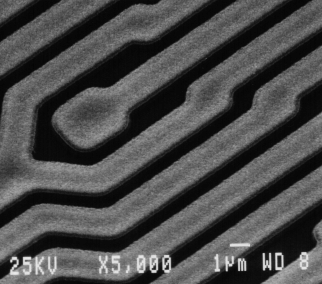
#> input picture images/circuit.bmp, 322 x 284 px
$ jupyter execute --allow-errors V2IA_AutoFormation.ipynb   (older library calls are emulated)
#> lines starting #> are read from the running program, lines starting #| are printed output that depends on the picture; after the words box and inside, x2 and y2 are one past the last pixel; in counts of white or black regions, pixels touching at a corner belong together
[cell 1]
master_dir = "."
images_dir = master_dir + "/images"

[cell 2]
#imports
import cv2
import matplotlib.pyplot as plt
import numpy as np

[cell 3]
cv2.destroyAllWindows()

[cell 4]
# Atelier 1
img1 = cv2.imread(images_dir + "/circuit.bmp", cv2.IMREAD_GRAYSCALE)
#> img1 is the input picture: shape (284, 322); min 4, max 234, mean 74.9

print("img1 shape : ", img1.shape)
#| img1 shape :  (284, 322)
# [5 lines of commented-out code are left out]
img1_croped_copy = img1.copy()[0:100, 0:100]
#cv2.rectangle(img1_croped,(0,0),(20,20),255)

cv2.rectangle(img1_croped_copy,(0,0),(20,20),255)
#> img1_croped_copy: shape (100, 100); min 4, max 255, mean 67
cv2.imshow("img1", img1)
#cv2.imshow("img1_croped", img1_croped)
cv2.imshow("img1_croped_copy", img1_croped_copy)
cv2.waitKey(10000)
cv2.destroyAllWindows()

[cell 5]
# Atelier 2
img1 = cv2.imread(images_dir + "/colordot.bmp")
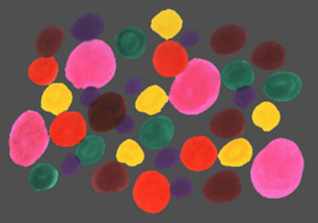
#> input picture images/colordot.bmp, 318 x 223 px
#> img1 is the input picture: shape (223, 318, 3); mean B, G, R 80.3, 82.8, 118.3
B = img1[:,:,0]
G = img1[:,:,1]
R = img1[:,:,2]
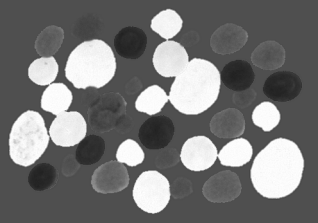
#> R: shape (223, 318); min 33, max 255, mean 118.3
print("img1 shape : ", img1.shape)
#| img1 shape :  (223, 318, 3)
cv2.imshow("img1", img1)
cv2.imshow("B", B)
cv2.imshow("G", G)
cv2.imshow("R", R)
cv2.waitKey(10000)
cv2.destroyAllWindows()

histB = cv2.calcHist([B],[0],None,[256],[0,256])
#> histB = 256 values, max 32816 at index 79, min 0 at index 0, mean 277
histG = cv2.calcHist([G],[0],None,[256],[0,256])
#> histG = 256 values, max 32874 at index 79, min 0 at index 0, mean 277
histR = cv2.calcHist([R],[0],None,[256],[0,256])
#> histR = 256 values, max 32917 at index 79, min 0 at index 0, mean 277

plt.plot(histB, color='b')
plt.plot(histR, color='r')
plt.plot(histG, color='g')
plt.show()
#> figure, not shown here; curve peaks at x = 79, y = 32816; curve peaks at x = 79, y = 32917; curve peaks at x = 79, y = 32874

img1_gray = cv2.cvtColor(img1, cv2.COLOR_BGR2GRAY)

[cell 6]
# Atelier 3
img1 = cv2.imread(images_dir + "/bankvid.bmp",cv2.IMREAD_GRAYSCALE)
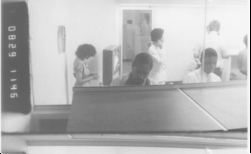
#> input picture images/bankvid.bmp, 251 x 154 px
#> img1 is the input picture: shape (154, 251); min 0, max 250, mean 181.2
print("img1 shape : ",img1.shape)
#| img1 shape :  (154, 251)
cv2.imshow("img1", img1)


img1_equalized = cv2.equalizeHist(img1)
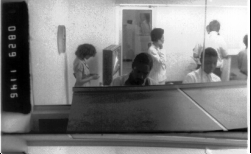
#> img1_equalized: shape (154, 251); min 0, max 255, mean 128.1
cv2.imshow("img1_equalized",img1_equalized)
hist_equalized = cv2.calcHist([img1_equalized],[0],None,[256],[0,256])
#> hist_equalized = 256 values, max 1023 at index 211, min 0 at index 2, mean 151
plt.plot(hist_equalized)


cv2.waitKey(10000)
cv2.destroyAllWindows()
#> figure, not shown here; curve peaks at x = 211, y = 1023

[cell 7]
# Atelier 4
img1 = cv2.imread(images_dir + "/circuit.bmp",cv2.IMREAD_GRAYSCALE)
hist = cv2.calcHist([img1],[0],None,[256],[0,256])
#> hist = 256 values, max 8689 at index 8, min 0 at index 0, mean 357.2
plt.plot(hist)
_,th=cv2.threshold(img1,50,255,cv2.THRESH_BINARY)
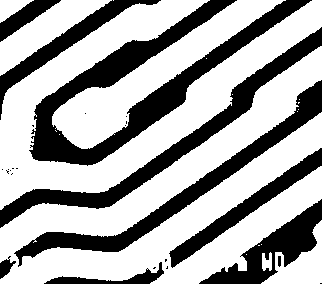
#> th: shape (284, 322); 64.9% white; 26 black regions (16 under 20 px), largest, box (x1, y1, x2, y2) and area: (29, 0, 312, 166) 10275, (0, 27, 322, 228) 5887, (14, 80, 322, 267) 5577
_,th2=cv2.threshold(img1,175,255,cv2.THRESH_BINARY)
#> th2: shape (284, 322); 1.4% white in thin lines or dots, all inside (x1, y1, x2, y2) = (10, 243, 309, 275)
cv2.imshow("th", th)
cv2.imshow("th2", th2)
cv2.imshow("img1", img1)
cv2.waitKey(10000)
cv2.destroyAllWindows()
#> figure, not shown here; curve peaks at x = 8, y = 8689

[cell 8]
# Atelier 5
img1 = cv2.imread(images_dir + "/spores.bmp")
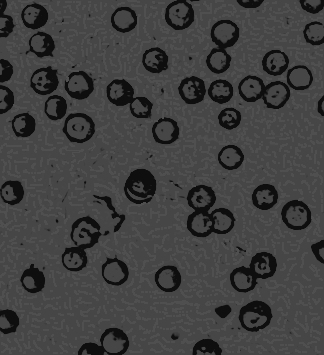
#> input picture images/spores.bmp, 324 x 355 px
#> img1 is the input picture: shape (355, 324, 3); min 14, max 79, mean 63.7
print("img1 shape : ",img1.shape)
#| img1 shape :  (355, 324, 3)
cv2.imshow("img1", img1)
img1_gray = cv2.cvtColor(img1, cv2.COLOR_BGR2GRAY)
#> img1_gray: shape (355, 324)
print("img1_gray shape : ",img1_gray.shape)
#| img1_gray shape :  (355, 324)
cv2.imshow("img1_gray", img1_gray)

img1_gray_inverted = cv2.bitwise_not(img1_gray)
cv2.imshow("img1_gray_inverted", img1_gray_inverted)

_,img_bin=cv2.threshold(img1_gray_inverted,230,255,cv2.THRESH_BINARY)
#> img_bin: shape (355, 324); 12.4% white; 102 white regions (55 under 20 px), largest, box (x1, y1, x2, y2) and area: (187, 185, 235, 237) 789, (124, 169, 156, 204) 650, (230, 252, 277, 292) 649
cv2.imshow("bin", img_bin)


Ellipse_Kernel = cv2.getStructuringElement(cv2.MORPH_ELLIPSE,(5,5))
Rect_Kernel = cv2.getStructuringElement(cv2.MORPH_RECT,(5,5))
Cross_Kernel = cv2.getStructuringElement(cv2.MORPH_CROSS,(5,5))
dilation = cv2.dilate(img_bin, Ellipse_Kernel,iterations = 1)
#> dilation: shape (355, 324); 25.2% white; 58 white regions (6 under 20 px), largest, box (x1, y1, x2, y2) and area: (236, 48, 315, 111) 2093, (29, 65, 97, 145) 1941, (185, 183, 237, 239) 1699
dilation_rect = cv2.dilate(img_bin, Rect_Kernel,iterations = 1)
#> dilation_rect: shape (355, 324); 27.9% white; 51 white regions, largest, box (x1, y1, x2, y2) and area: (29, 64, 97, 145) 3013, (236, 48, 315, 111) 2333, (176, 74, 243, 131) 1948
dilation_cross = cv2.dilate(img_bin, Cross_Kernel,iterations = 1)
#> dilation_cross: shape (355, 324); 23.4% white; 63 white regions (17 under 20 px), largest, box (x1, y1, x2, y2) and area: (236, 48, 315, 111) 1946, (29, 65, 97, 145) 1815, (185, 183, 237, 239) 1576
cv2.imshow("dilation", dilation)
cv2.imshow("dilation_rect", dilation_rect)
cv2.imshow("dilation_cross", dilation_cross)

erosion = cv2.erode(img_bin,Ellipse_Kernel,iterations = 1)
#> erosion: shape (355, 324); 1.9% white; 135 white regions (104 under 20 px), largest, box (x1, y1, x2, y2) and area: (127, 171, 154, 189) 218, (25, 269, 43, 288) 123, (84, 345, 103, 355) 112
cv2.imshow("erosion", erosion)

kernel = np.array([[0,1,1,0],[1,1,1,1 ],[1,1,1,1 ],[0,1,1,0]],dtype = "uint8")
opening = cv2.morphologyEx(img_bin, cv2.MORPH_OPEN, kernel)
#> opening: shape (355, 324); 9.4% white; 108 white regions (22 under 20 px), largest, box (x1, y1, x2, y2) and area: (231, 253, 278, 287) 551, (126, 170, 157, 199) 530, (188, 187, 222, 238) 456
closing = cv2.morphologyEx(img_bin, cv2.MORPH_CLOSE, kernel)
#> closing: shape (355, 324); 13.1% white; 80 white regions (39 under 20 px), largest, box (x1, y1, x2, y2) and area: (239, 51, 314, 110) 956, (188, 186, 236, 238) 847, (125, 170, 157, 205) 747
cv2.imshow("opening", opening)
cv2.imshow("closing", closing)

cv2.waitKey(10000)
cv2.destroyAllWindows()

[cell 9]
# Atelier 6
img = cv2.imread(images_dir + "/wood.jpg")
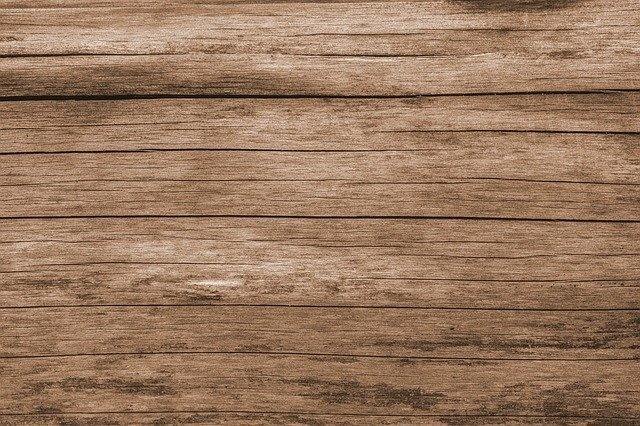
#> input picture images/wood.jpg, 640 x 426 px
#> img is the input picture: shape (426, 640, 3); mean B, G, R 95, 120.4, 153.9
kernel = np.ones((5,5),np.float32)/25
dst = cv2.filter2D(img,-1,kernel)
cv2.imshow("dst", dst)

blur = cv2.blur(img,(5,5))
Gauss_blur = cv2.GaussianBlur(img,(5,5),0)
median = cv2.medianBlur(img,5)
blur = cv2.bilateralFilter(img,9,75,75)

cv2.imshow("blur", blur)
cv2.imshow("Gauss_blur", Gauss_blur)
cv2.imshow("median", median)
cv2.imshow("bilateralFilter", blur)

cv2.waitKey(10000)
cv2.destroyAllWindows()

[cell 10]
# Atelier 7
img = cv2.imread(images_dir + "/popu.bmp", cv2.IMREAD_GRAYSCALE)
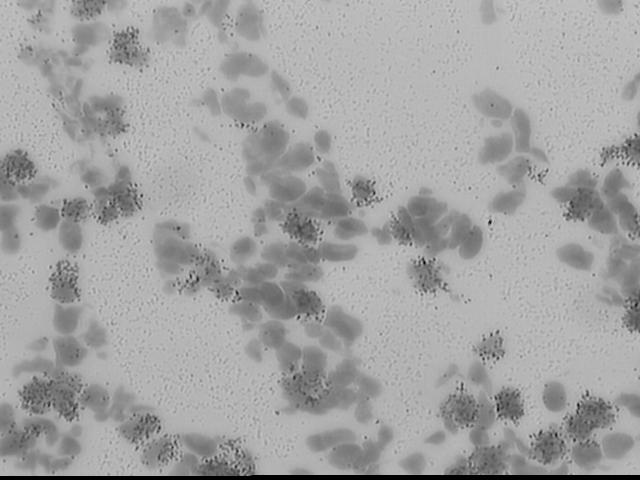
#> input picture images/popu.bmp, 640 x 480 px
#> img is the input picture: shape (480, 640); min 0, max 199, mean 162.9
laplacian = cv2.Laplacian(img,cv2.CV_64F)

sobelx = cv2.Sobel(img,cv2.CV_64F,1,0,ksize=5)
sobely = cv2.Sobel(img,cv2.CV_64F,0,1,ksize=5)
sobel = cv2.Sobel(img,cv2.CV_64F,1,1,ksize=5)
abs_sobel = np.absolute(sobel)
sobel = np.uint8(abs_sobel)

edges = cv2.Canny(img,50,100)
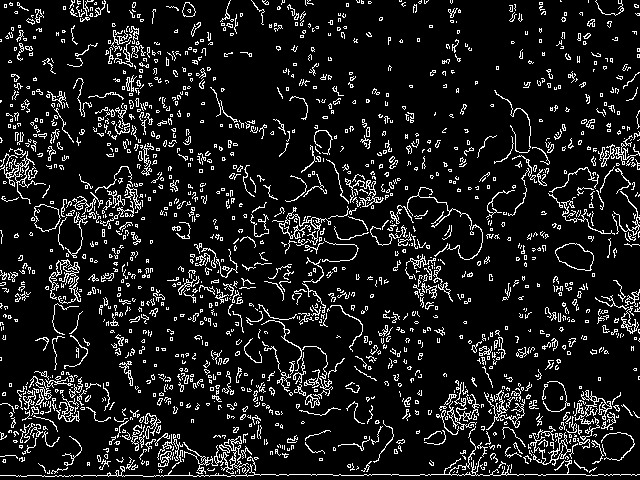
#> edges: shape (480, 640); 10.7% white in thin lines or dots

hist = cv2.calcHist([img],[0],None,[256],[0,256])
#> hist = 256 values, max 14937 at index 182, min 0 at index 1, mean 1200
plt.plot(hist)

cv2.imshow("img", img)
cv2.imshow("laplacian", laplacian)
cv2.imshow("sobelx", sobelx)
cv2.imshow("sobely", sobely)
cv2.imshow("sobel", sobel)
cv2.imshow("edges", edges)

cv2.waitKey(10000)
cv2.destroyAllWindows()
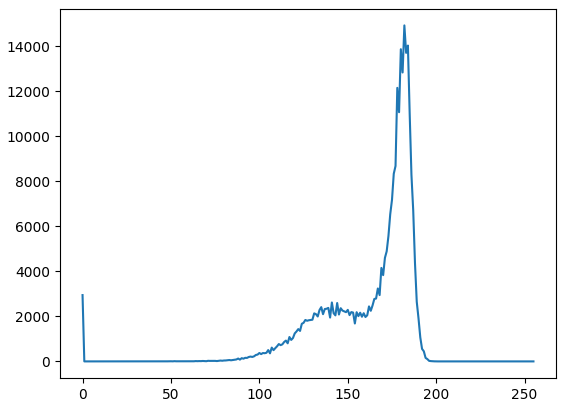
#> figure drawn by matplotlib, 1 panel; curve peaks at x = 182, y = 14937
